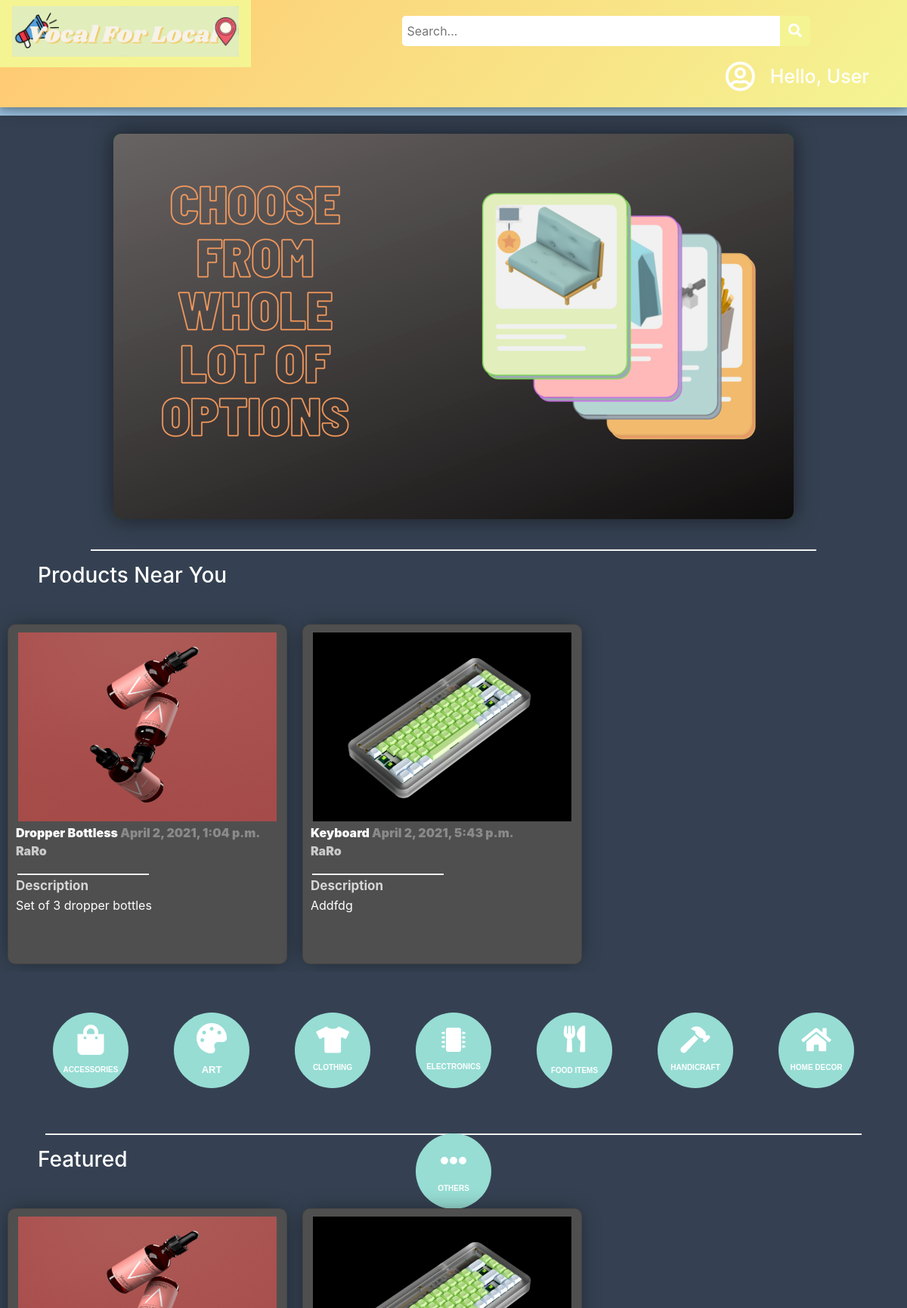
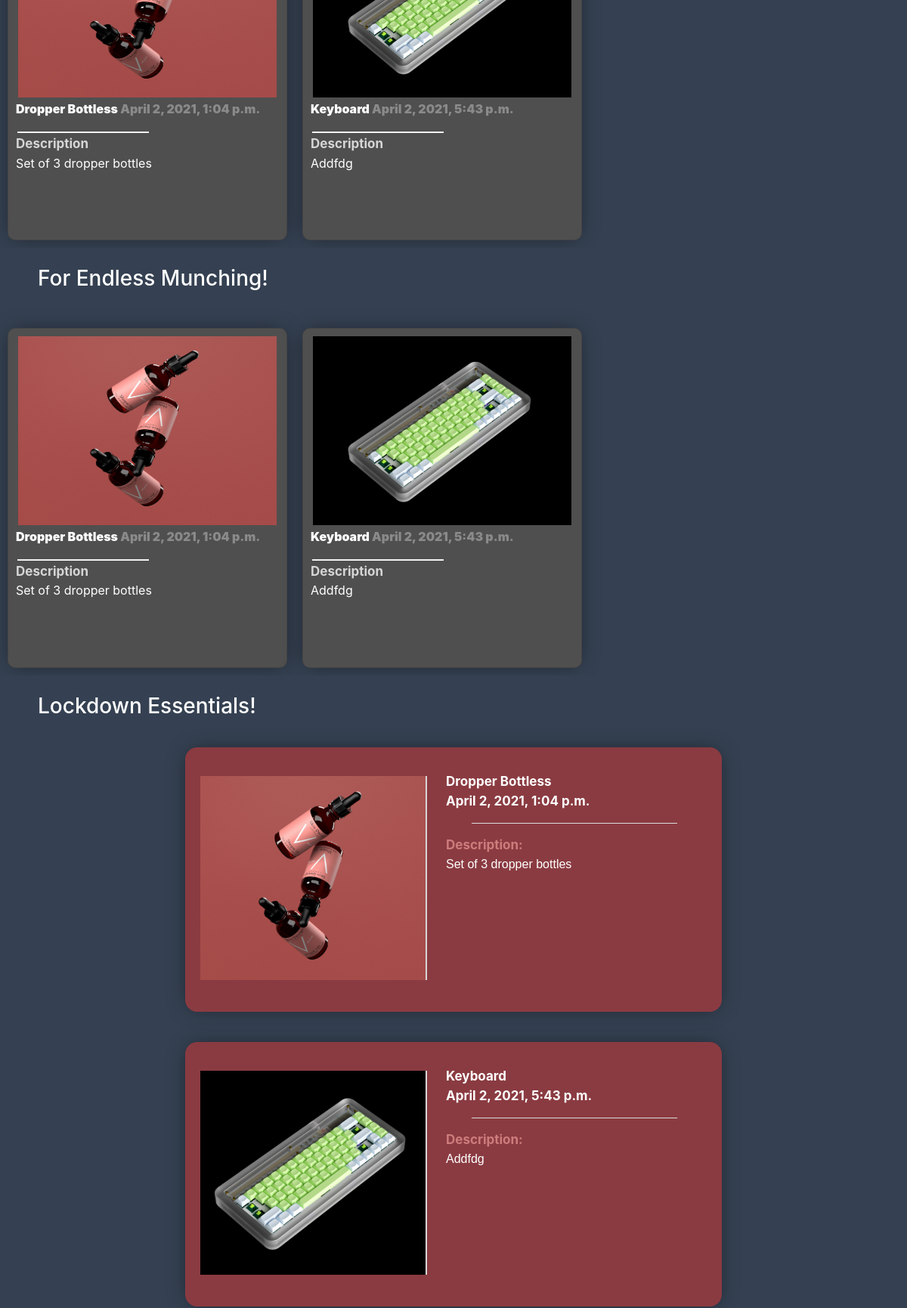
/home/ (upper part), run on the app's committed database (2 pictures, top to bottom).
### main/models.py (models this page shows, shortened)
class Post(models.Model):
    p_id = models.IntegerField(primary_key=True, null=False)
    name = models.CharField(max_length=50,null=True)
    description = models.CharField(max_length=1000, null=True)
    photo = models.ImageField(upload_to="images/",null=True,verbose_name="")
    owner = models.ForeignKey(Customer, null=True, on_delete= models.CASCADE)
    date_created = models.DateTimeField(auto_now_add=True, null=True)
    category = models.CharField(max_length=100, null=True)
    availability = models.CharField(max_length=20, null=True)
    location = models.CharField(max_length=50, null=True)
    business_name = models.CharField(max_length=50,null=True)
    @property
    def imageURL(self):
        try:
            url = self.photo.url
        except :
            url = ''
        return url

### main/views.py (the view, shortened to what this page needs)
# urls.py: 2. Add a URL to urlpatterns:  path('', views.home, name='home')
def home(request):
	posts = Post.objects.all()
	locat = None
	avail = None
	category = None
	return render(request,'main/home.html',context={'posts':posts})

### main/templates/main/home.html (shortened to what this page needs)
{% extends 'main/base.html' %}

### main/templates/main/base.html (shortened to what this page needs)
{% load static %}
<!DOCTYPE html>
<html>
<head>
  <link rel="stylesheet" href="https://stackpath.bootstrapcdn.com/bootstrap/4.3.1/css/bootstrap.min.css"
 />
  <link rel="stylesheet" type="text/css" href="{%static '/css/base.css' %}" />
  <link rel="stylesheet" href="https://use.fontawesome.com/releases/v5.6.1/css/all.css"
 />
</head>
<body style="background-color: rgb(53, 65, 82);">
  <div class="topnav">
    <a class="active" href="{% url 'home' %}">
      <img id="logo" src="{% static 'images/logo_final.png' %}" alt="VocalForLocal" />
    </a>
    <div class="search">
      <input type="text" placeholder=" Search..." name="key" id="search-placeholder" />
      <button type="submit" onclick="validatePlaceHolder(this)">
        <i class="fa fa-search" style="font-size: 18px"> </i>
      </button>
    </div>
    <span class="hello-msg">
      Hello, {% if user.is_authenticated %} {{request.user}} {% else %} User
      {% endif %}
    </span>
    {% if user.is_authenticated %}
    <div class="drop-down">
      <button class="dropbtn">
        <i class="far fa-user-circle" style="font-size: 40px"> </i>
      </button>
      <div class="drop-down-content">
        <a href="{% url 'profile' %}">Profile</a>
        <a href="{% url 'logout' %}">Logout</a>
      </div>
    </div>
    {% else %}
    <div class="drop-down">
      <button class="dropbtn">
        <i class="far fa-user-circle" style="font-size: 40px; background: none;"></i>
      </button>
    </div>
    {% endif %}
  </div>
  <div class="menu-bar">
    <ul>
      <li>
        <form method="POST" action='/home/'>
          <i class="fa fa-list-alt" aria-hidden="true" style="font-size: 18px; padding-right: 8px; color: white"></i>
          <select name="location" class="custom-select" style="width: 200px; height: 38px;">
            <option selected value="0">Location</option>
          </select>
          <select name="category_option" class="custom-select" style="width: 200px; height: 38px;">
            <option selected value="0">Category</option>
          </select>
          <span style="padding-right: 15px;">
            <select name="availability_option" class="custom-select" style="width: 200px; height: 38px;">
              <option selected value="0">Shipping</option>
            </select>
          </span>
          <button class="btn btn-outline-secondary" type="submit" name="filter-btn" style="border: 1px solid ;color:
            white;font-weight: bold;">
            <i class="fas fa-filter" style="font-size: 18px; padding-right: 8px; color: white"></i>Filter
          </button>
        </form>
      </li>
      <li style="margin-top: 20px; border: none;">
        <i class="fa fa-info-circle" style="font-size: 18px; padding-right: 2px; color: white">
        </i>
        <button class="home-about">
          <a class="active" href="{% url 'about' %}" style="text-decoration: none;">About</a>
        </button>
      </li>
    </ul>
  </div>
  <br>
  <div id="slideshow">
    <div class="slide-wrapper">
      <div class="slide">
        <img src="{% static 'images/workout(1).png' %}" alt="poster">
      </div>
    </div>
  </div>
  <br>
  <hr style="width: 80%; height: 0.5px; background-color: white;">
  <h3 style="font: verdana; margin-left: 50px; color: white;">Products Near You</h3>
  <div class="card-container">
    {% for p in posts %}
    <div class="card">
      <header class="article-header">
        <img src="{{p.imageURL}}" alt="Product">
        <div>
          <div class="category-title">
            {{p.name}} <span class="date">{{p.date_created}}</span>
            <p style="margin-bottom: 1px;"><a href="{% url 'search' key=p.business_name %}"
                style="color: rgb(201, 201, 201); text-decoration: none;">{{p.business_name}}</a></p>
          </div>
        </div>
      </header>
      <hr style="margin: 2px; width: 50%; background-color: white; height: 1px;">
      <div class="author">
        <div class="profile">Description</div>
        <div class="info">
          <div class="caption">
            <p style="width: 330px;">{{p.description}}</p>
          </div>
        </div>
      </div>
    </div>
    {% endfor %}
  </div>
  <br>
  <div class="shortcut-filter">
    <button class="icon1" id="Accessories" onclick="sendFilterRequest(this.id)">
      <i class="fas fa-shopping-bag" style="font-size: 40px; color:white">
        <div
          style="font-size: 10px; margin-top: 15px; font-family: Verdana, Geneva, Tahoma, sans-serif; text-transform: uppercase;">
          Accessories</div>
      </i>
    </button>
    <button class="icon1" id="Art" onclick="sendFilterRequest(this.id)">
      <i class="fas fa-palette" aria-hidden="true" style="font-size: 40px ;color: white;">
        <div style="font-size: 13px; margin-top: 15px; font-family: Verdana, Geneva, Tahoma, sans-serif;">ART</div>
      </i>
    </button>
    <button class="icon1" id="Clothing" onclick="sendFilterRequest(this.id)">
      <i class="fas fa-tshirt" style="font-size: 35px; color: white;">
        <div style="font-size: 10px; margin-top: 15px; font-family: Verdana, Geneva, Tahoma, sans-serif;">CLOTHING</div>
      </i>
    </button>
    <button class="icon1" id="Electronics" onclick="sendFilterRequest(this.id)">
      <i class="fa fa-microchip" aria-hidden="true" style="color: white; font-size: 2em;">
        <div style="font-size: 10px; margin-top: 15px; font-family: Verdana, Geneva, Tahoma, sans-serif;">ELECTRONICS
        </div>
      </i>
    </button>
    <button class="icon1" id="Food Items" onclick="sendFilterRequest(this.id)">
      <i class="fas fa-utensils" style="font-size: 35px; color: white;"></i>
      <div
        style="font-size: 10px; margin-top: 15px; font-family: Verdana, Geneva, Tahoma, sans-serif; color: white; font-weight: bold;">
        FOOD ITEMS</div>
    </button>
    <button class="icon1" id="Handicraft" onclick="sendFilterRequest(this.id)">
      <i class="fas fa-hammer" style="font-size: 35px; color: white;">
        <div style="font-size: 10px; margin-top: 15px; font-family: Verdana, Geneva, Tahoma, sans-serif; color: white;">
          HANDICRAFT</div>
      </i>
    </button>
    <button class="icon1" id="Home Decor" onclick="sendFilterRequest(this.id)">
      <i class="fas fa-home" style="font-size: 35px; color: white;">
        <div style="font-size: 10px; margin-top: 15px; font-family: Verdana, Geneva, Tahoma, sans-serif; color: white;">
          HOME DECOR</div>
      </i>
    </button>
    <button class="icon1" id="Others" onclick="sendFilterRequest(this.id)">
      <i class="fas fa-ellipsis-h" style="font-size: 35px; color: white;">
        <div style="font-size: 10px; margin-top: 15px; font-family: Verdana, Geneva, Tahoma, sans-serif; color: white;">
          OTHERS</div>
      </i>
    </button>
  </div>
  <br>
  <h3 style="font: verdana; margin-left: 50px; color: white;">Featured</h3>
  <div class="card-container">
    {% for p in posts %}
    <div class="card">
      <header class="article-header">
        <img src="{{p.imageURL}}" alt="Product">
        <div>
          <div class="category-title">
            {{p.name}} <span class="date">{{p.date_created}}</span>
          </div>
        </div>
      </header>
      <hr style="margin: 2px; width: 50%; background-color: white; height: 1px;">
      <div class="author">
        <div class="profile">Description</div>
        <div class="info">
          <div class="caption">
            <p style="width: 330px;">{{p.description}}</p>
          </div>
        </div>
      </div>
    </div>
    {% endfor %}
  </div>
  <br>
  <h3 style="font: verdana; margin-left: 50px; color: white;">For Endless Munching!</h3>
  <div class="card-container">
    {% for p in posts %}
    <div class="card">
      <header class="article-header">
        <img src="{{p.imageURL}}" alt="Product">
        <div>
          <div class="category-title">
            {{p.name}} <span class="date">{{p.date_created}}</span>
          </div>
        </div>
      </header>
      <hr style="margin: 2px; width: 50%; background-color: white; height: 1px;">
      <div class="author">
        <div class="profile">Description</div>
        <div class="info">
          <div class="caption">
            <p style="width: 330px;">{{p.description}}</p>
          </div>
        </div>
      </div>
    </div>
    {% endfor %}
  </div>
  <br>
  <h3 style="font: verdana; margin-left: 50px; color: white;">Lockdown Essentials!</h3>
  <div class="card-container1">
    {% for p in posts %}
    <div class="cards1">
      <header class="article-header1">
        <div style="width: 300px; height: 270px; margin-top: 18px; padding-right: 20px;
             border-right: solid rgb(216, 214, 214) 2px; background-image: url({{p.imageURL}});
             background-position: center; background-size: cover;">
        </div>
      </header>
      <div class="author1"
        style="color: white; margin-left: 320px; width: 350px; height: 100%; margin-top: -290px; padding: 5px;">
        <div class="profile1"
          style="width: 100%; height: fit-content; margin-top: 10px; font-size: 17px; font-weight: bold;">{{p.name}} <p>
            {{p.date_created}}</p>
        </div>
        <hr style="width: 80%; background-color: whitesmoke;">
        <div class="info1">
          <div class="caption1" style="font-size: 17px; font-weight: bold;">Description: </div>
          <div class="name1"
            style="  overflow-x: hidden; display: flex; flex-direction: row;flex-wrap: wrap; font-family: Verdana, Geneva, Tahoma, sans-serif;">
            {{p.description}}
          </div>
        </div>
      </div>
    </div>
    {% endfor %}
  </div>
  <br />
  <br />
  <br />
  <br />
  <br />
  <br />
  <br />
  <br />
  <br />
  <br />
  <br />
  <br />
</body>
</html>

### static/css/base.css (style rules this page uses)
.hello-msg { position: relative; float: right; font: verdana; font-weight: 500; font-size: 25px; color: #fff; margin-right: 50px; margin-top: 22px; text-align: center; }
.topnav { background: linear-gradient(311deg, #f4f493, #ffc871); overflow: hidden; box-shadow: 0 4px 8px 0 rgba(0, 0, 0, 0.2), 0 6px 20px 0 rgba(0, 0, 0, 0.19); position: fixed; top: 0; width: 100%; z-index: 3; }
.topnav a { float: left; color: #f2f2f2; text-align: center; padding: 14px 16px; text-decoration: none; font-size: 17px; }
.topnav a.active { color: rgb(255, 102, 0); text-shadow: 2px 2px 7px #ebab4a; }
.search input[type="text"] { width: 500px; height: 40px; border-top-left-radius: 5px; border-bottom-left-radius: 5px; border: none; margin-top: 20px; background-color: #ffff; }
.search { float: left; margin-left: 200px; margin-top: 1px; }
.search button { height: 40px; width: 40px; background-color: #f4f493; color: #ffff; border-top-right-radius: 5px; border-bottom-right-radius: 5px; float: right; margin-top: 20px; padding: 5px 10px; margin-right: 16px; font-size: 12px; border: none; cursor: pointer; }
#logo { width: 300px; height: 100%; overflow: hidden; margin-top: -6px; }
.drop-down { overflow: hidden; }
.drop-down .dropbtn { position: relative; background:none; color: white; float: right; margin-top: 15px; margin: 0; padding: 20px 20px; font-size: 16px; border: none; }
.menu-bar { overflow: hidden; position:static; margin-top: 85px; top: 86px; background: #97bedd; width: 100%; text-align: left; }
.menu-bar ul { display : inline-flex; list-style: none; margin-top: unset; margin-bottom: unset; }
.menu-bar ul li { width:200; padding-right : 20px; margin-right : 20px; margin : 15px 15px; border-right: 2px solid; color: white; font-weight: bold; }
.home-about { background-color: #97bedd; border: none; transition: background-color 0.5s; padding: 4px; }
.home-about a { color: white; font-weight: bold; }
#slideshow { overflow: hidden; height: 510px; width: 900px; margin: 0 auto; border-radius:10px ; box-shadow: 0px 0px 29px 2px rgba(0,0,0,0.48); -webkit-box-shadow: 0px 0px 29px 2px rgba(0,0,0,0.48); -moz-box-shadow: 0px 0px 29px 2px rgba(0,0,0,0.48); }
.slide { color: white; float: left; height: 510px; width: 900px; }
.slide-wrapper { width: calc(900px * 4); animation: slide 15s ease infinite; }
.slide:nth-child(1) { background: green; }
* { box-sizing: border-box; }
body { margin: 0; background-color:#e4e4e4; }
.card-container { width: 100%; overflow-x: scroll; display: flex; padding: 40px 50px 10px 10px; position:unset; }
.card { position: unset; min-width: 370px; height: 450px; border-radius: 10px; background-color: #504f4f; box-shadow: 0px 0px 29px -5px rgba(0,0,0,0.48); -webkit-box-shadow: 0px 0px 29px -5px rgba(0,0,0,0.48); -moz-box-shadow: 0px 0px 29px -5px rgba(0,0,0,0.48); display: flex; flex-direction:column; padding: 10px; transition: 0.4s; }
.date { color: #8a8a8a; }
.card .category-title { font-size: 16px; color: rgb(255, 255, 255); margin-bottom: 1rem; font-weight: 900; }
.card .author { display: inline-block; }
.card img { height: 250px; width: 342px; margin-left:3px; margin-bottom: 3px; }
.author .info .caption { display: flex; flex-wrap: wrap; color: #ffffff; }
.author .profile { font-weight: bold; font-size: 17px; color:rgb(214, 214, 214); }
.card:not(:first-child) { margin-left: 20px; }
.shortcut-filter { width: 100%; height: 150px; display: flex; flex-direction: row; flex-wrap: wrap; align-items: center; justify-content: center; }
.icon1 { width: 100px; height: 100px; border-radius: 50%; margin: 30px; background-color: #97ddd4; border: none; transition: all 0.5s; }
.card-container1 { justify-content: center; width: 100%; overflow-x: hidden; display: flex; flex-direction: row; flex-wrap: wrap; padding: 10px 10px 10px 10px; position:unset; }
.cards1 { position: unset; min-width: 700px; height: 350px; border-radius: 16px; background-color: #8a3b41; box-shadow: 0px 0px 29px -5px rgba(0,0,0,0.48); -webkit-box-shadow: 0px 0px 29px -5px rgba(0,0,0,0.48); -moz-box-shadow: 0px 0px 29px -5px rgba(0,0,0,0.48); flex-direction:row; flex-wrap: wrap; padding: 20px; transition: 0.4s; margin: 20px; }
.cards1 .article-header1 { margin-bottom: auto; }
.author1 .info1 .caption1 { color: #ce7c7c; }

### data on the page
Post: imageURL (picture), name "Dropper Bottless", date_created "April 2, 2021, 1:04 p.m.", business_name "RaRo", description "Set of 3 dropper bottles"
Post: imageURL (picture), name "Keyboard", date_created "April 2, 2021, 5:43 p.m.", business_name "RaRo", description "Addfdg"
